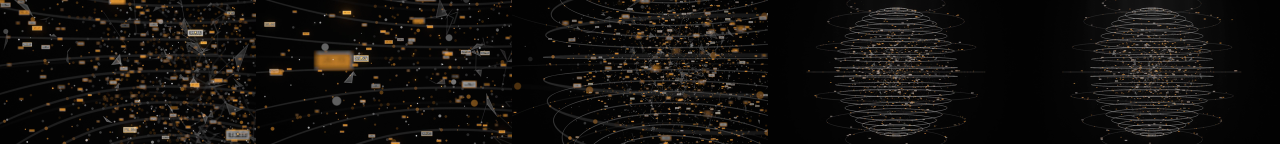
#> input picture deliverables/contact-sheets/DataSphere_WhiteAmber_sheet.png, 2560 x 288 px (shown at 1/2 size)
$ python sample-grid.py ../../deliverables/contact-sheets/DataSphere_WhiteAmber_sheet.png ../../deliverables/contact-sheets/DiamondFrames_BlackGold_contact.png 5 5
#> lines starting #> are read from the running program, lines starting #| are printed output that depends on the picture
#!/usr/bin/env python3
"""Print mean colour of a coarse grid of cells for a reference frame and an attempt (debug aid)."""
import sys
import numpy as np
from PIL import Image
a = np.asarray(Image.open(sys.argv[1]).convert("RGB").resize((898, 506), Image.BOX)).astype(float)
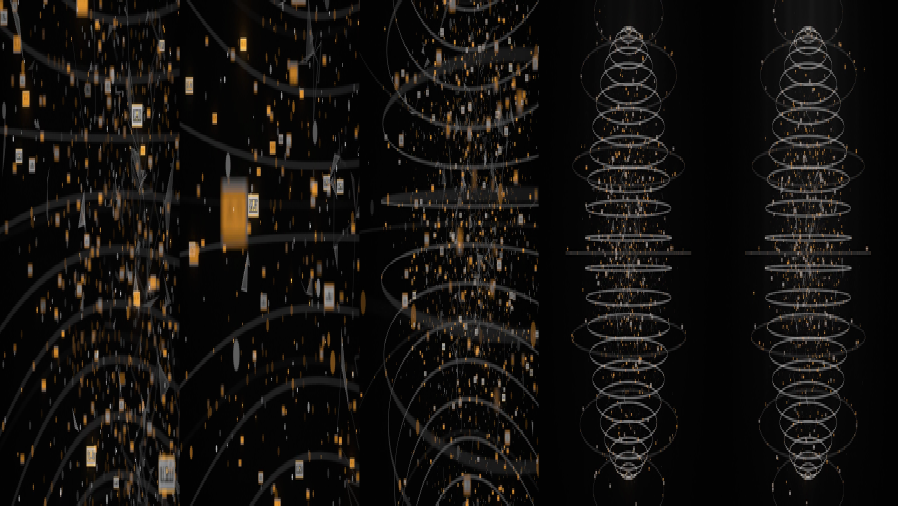
#> a: shape (506, 898, 3) float64; mean R, G, B 19, 16.8, 14.6
b = np.asarray(Image.open(sys.argv[2]).convert("RGB").resize((898, 506), Image.BOX)).astype(float)
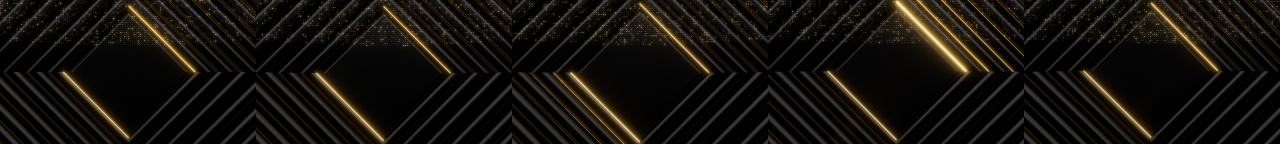
#> input picture deliverables/contact-sheets/DiamondFrames_BlackGold_contact.png, 2560 x 288 px (shown at 1/2 size)
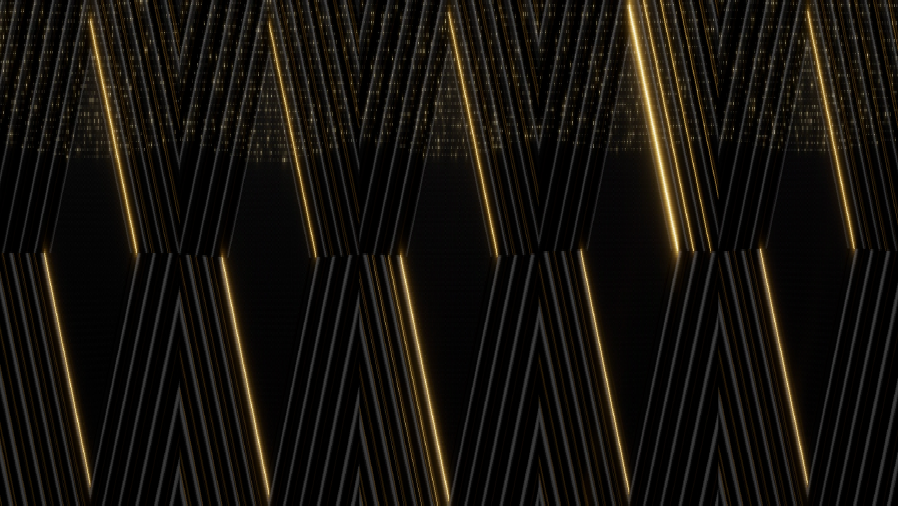
#> b: shape (506, 898, 3) float64; mean R, G, B 21.4, 18.1, 13
cols, rows = int(sys.argv[3]) if len(sys.argv) > 3 else 9, int(sys.argv[4]) if len(sys.argv) > 4 else 4
for j in range(rows):
    line = ""
    for i in range(cols):
        y0, y1 = j * 506 // rows, (j + 1) * 506 // rows
        x0, x1 = i * 898 // cols, (i + 1) * 898 // cols
        ca, cb = a[y0:y1, x0:x1].reshape(-1, 3).mean(0), b[y0:y1, x0:x1].reshape(-1, 3).mean(0)
        line += "%02x%02x%02x/%02x%02x%02x  " % (*[int(v) for v in ca], *[int(v) for v in cb])
    print(line)
